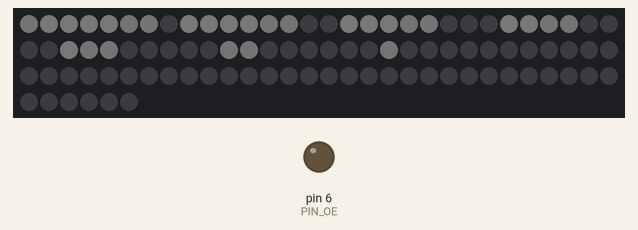
Simulated run of this sketch. Board: Arduino Uno, built with avr-gcc and run on an emulated ATmega328P. Shown: 96 RGB LEDs in strip order, left to right, continuing on the next row, output pins drawn as LEDs (lit = HIGH). Dim RGB values are drawn brighter than linear.

Above: at 2.7 s.
At 19.62 s:
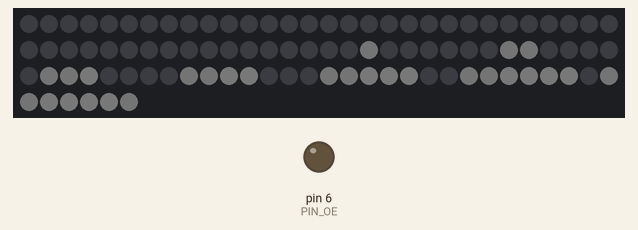

The sketch:

wave.ino
```cpp
#include "Adafruit_TLC5947.h"

#define NUM_TLC5947 4             // 96 channels (12 × 8)

#define PIN_DATA   3
#define PIN_CLOCK  5
#define PIN_LATCH  9
#define PIN_OE     6              // set to -1 if not used

Adafruit_TLC5947 tlc(NUM_TLC5947, PIN_CLOCK, PIN_DATA, PIN_LATCH);

// Grid size
const uint8_t ROWS = 8;
const uint8_t COLS = 12;

// ---------- Wave settings ----------
const float     MAX_LEVEL_PCT      = 0.01f;   // 1 % peak
const uint16_t  FRAME_DELAY_MS     = 20;      // ~50 fps
const float     WAVE_PERIOD_MS     = 3000.0f; // time for one full drift
const float     DIAG_WAVELENGTH    = ROWS + COLS; // 20 steps ≈ one sine
const bool      HALF_WAVE          = true;    // off between ridges?
// -----------------------------------

const uint16_t MAX_PWM = (uint16_t)(4095 * MAX_LEVEL_PCT + 0.5f);

// column-major mapping: channel = col*ROWS + row
inline uint8_t chan(uint8_t row, uint8_t col) { return col * ROWS + row; }

void setup() {
  tlc.begin();

  // blank everything before enabling OE
  for (uint8_t ch = 0; ch < 24 * NUM_TLC5947; ++ch) tlc.setPWM(ch, 0);
  tlc.write();

  if (PIN_OE >= 0) {
    pinMode(PIN_OE, OUTPUT);
    digitalWrite(PIN_OE, LOW);          // outputs on (all off right now)
  }
}

// brightness for a given (row,col) at time nowMs
uint16_t diagBrightness(uint8_t row, uint8_t col, uint32_t nowMs) {
  float spatialPhase = 2.0f * PI * (row + col) / DIAG_WAVELENGTH;  // 0‥2π
  float timePhase    = 2.0f * PI * nowMs / WAVE_PERIOD_MS;         // 0‥2π
  float s            = sinf(spatialPhase - timePhase);             // −1‥1

  float norm = HALF_WAVE ? (s > 0.0f ? s : 0.0f)       // bright ridge w/ gaps
                         : 0.5f * (s + 1.0f);          // always glowing

  return (uint16_t)(norm * MAX_PWM + 0.5f);
}

void loop() {
  uint32_t now = millis();

  for (uint8_t col = 0; col < COLS; ++col) {
    for (uint8_t row = 0; row < ROWS; ++row) {
      tlc.setPWM(chan(row, col), diagBrightness(row, col, now));
    }
  }
  tlc.write();
  delay(FRAME_DELAY_MS);
}
```
